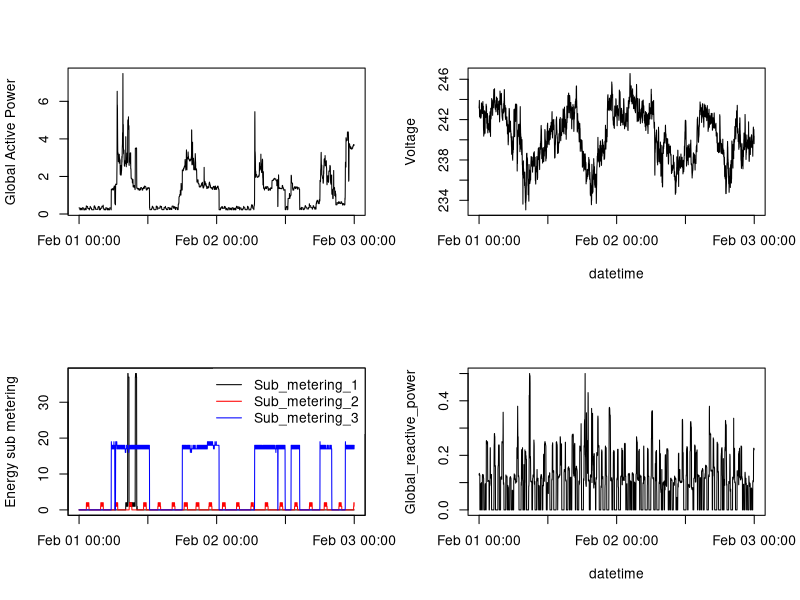

R code for this plot:
sub <- read.table("subset.txt", header = TRUE)
sub$timeStamp <- strptime(paste(sub$Date, sub$Time), "%d/%m/%Y %H:%M:%S")
sub$Date <- as.Date(sub$Date, "%d/%m/%Y")
png(filename = "plot4.png", width = 480, height = 480, units = "px")

par(mfrow = c(2, 2))
plot(sub$timeStamp, sub$Global_active_power, type = "n", xlab="", ylab="Global Active Power")
lines(sub$timeStamp, sub$Global_active_power)

plot(sub$timeStamp, sub$Voltage, type = "n", xlab="datetime", ylab="Voltage")
lines(sub$timeStamp, sub$Voltage)

plot(sub$timeStamp, sub$Sub_metering_1, type = "n", xlab="", ylab="Energy sub metering")
lines(sub$timeStamp, sub$Sub_metering_1, col = "black")
lines(sub$timeStamp, sub$Sub_metering_2, col = "red")
lines(sub$timeStamp, sub$Sub_metering_3, col = "blue")
legend("topright", box.lty = 0, lty = 1, pch = NA, col = c("black", "red", "blue"), 
       legend = c("Sub_metering_1", "Sub_metering_2", "Sub_metering_3"))
box(lty = 'solid')

plot(sub$timeStamp, sub$Global_reactive_power, type = "n", xlab="datetime", ylab="Global_reactive_power")
lines(sub$timeStamp, sub$Global_reactive_power)

dev.off()
